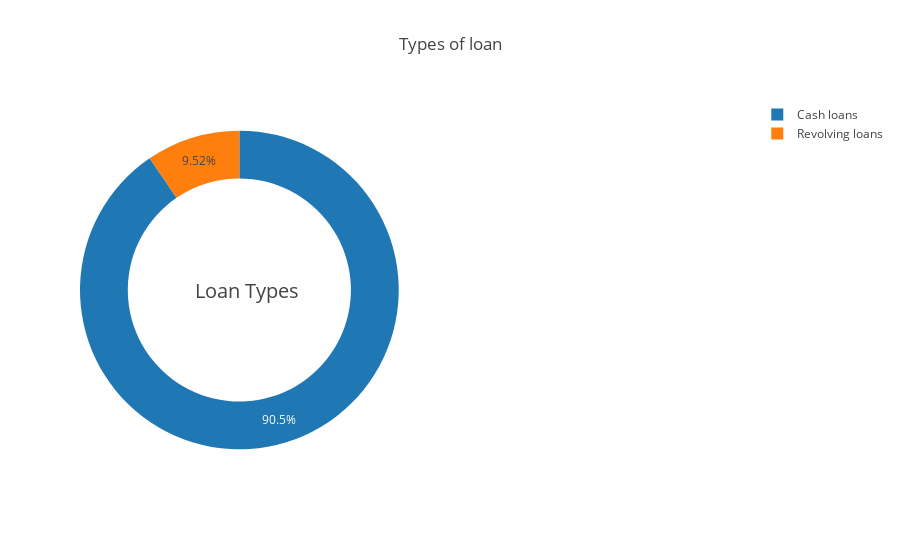

Source (notebook cell):
### Code cell
temp = application_train["NAME_CONTRACT_TYPE"].value_counts()
fig = {
  "data": [
    {
      "values": temp.values,
      "labels": temp.index,
      "domain": {"x": [0, .48]},
      #"name": "Types of Loans",
      #"hoverinfo":"label+percent+name",
      "hole": .7,
      "type": "pie"
    },
    
    ],
  "layout": {
        "title":"Types of loan",
        "annotations": [
            {
                "font": {
                    "size": 20
                },
                "showarrow": False,
                "text": "Loan Types",
                "x": 0.17,
                "y": 0.5
            }
            
        ]
    }
}
iplot(fig, filename='donut')

### Figure 1 — Plotly figure (JSON) as saved in the notebook; plotly's stock layout.template omitted (floating-point values rounded to 4 significant figures)
{"data": [{"domain": {"x": [0, 0.48]}, "hole": 0.7, "labels": ["Cash loans", "Revolving loans"], "type": "pie", "values": [278232, 29279]}], "layout": {"annotations": [{"font": {"size": 20}, "showarrow": false, "text": "Loan Types", "x": 0.17, "y": 0.5}], "title": "Types of loan"}}
